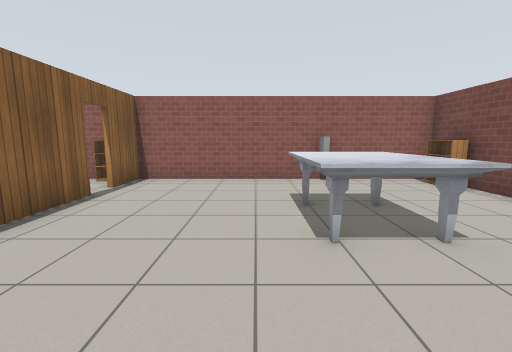
view 1 (above)

22 first-person views from a walk through a world built for the Gazebo simulator. The camera is 1.2 m above the floor, tilts 8° down and sees 90° across. The floor is counted in squares, 1 m on a side. Each view is taken from the middle of a square. On the plan, view 1 faces up. The plan holds only what a view shows up to about 12 squares ahead; the rest is blank. Simple patterns stand in for the simulator's built-in surfaces.

view 2
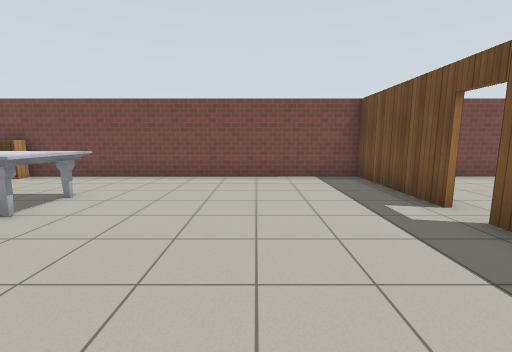

view 3
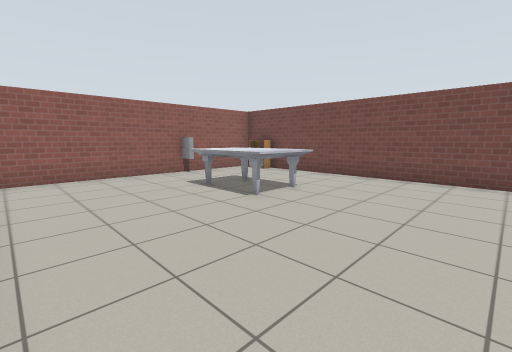

view 4
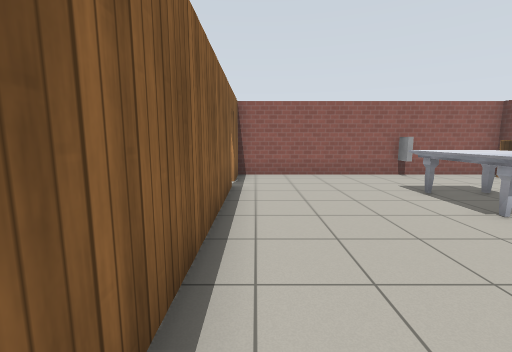

view 5
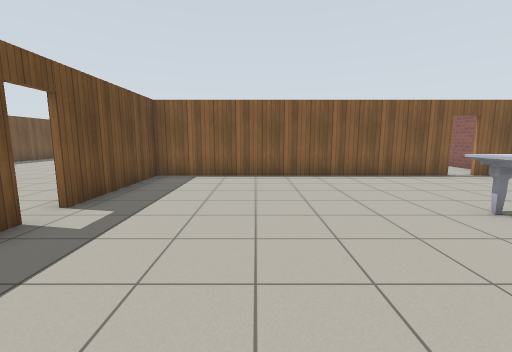

view 6
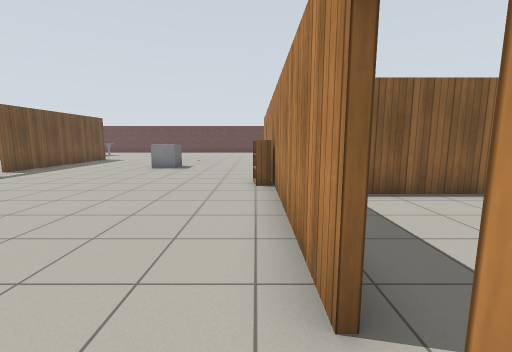

view 7
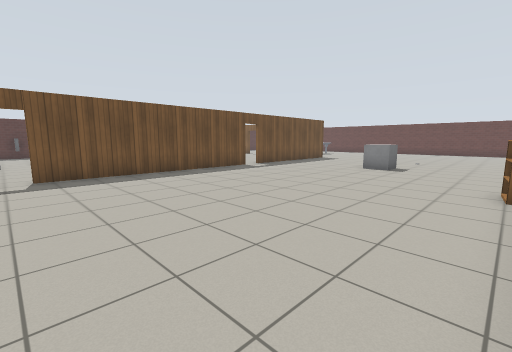

view 8
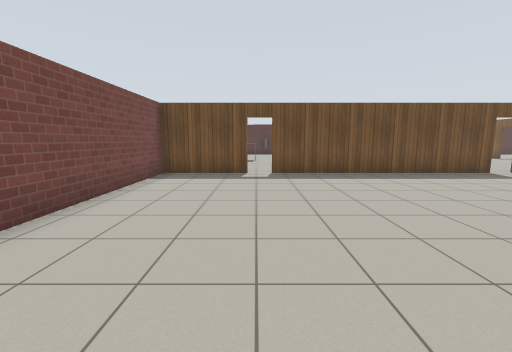

view 9
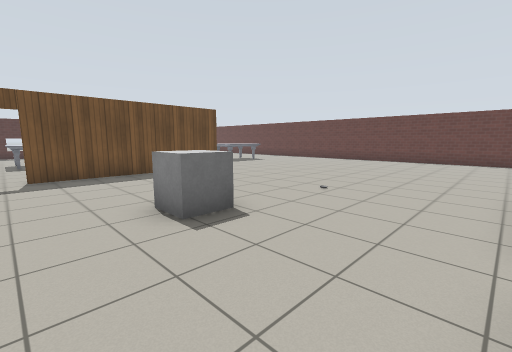

view 10
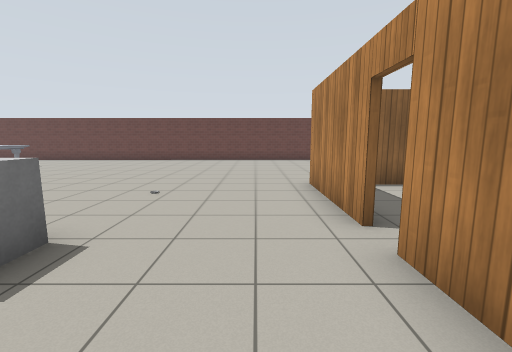

view 11
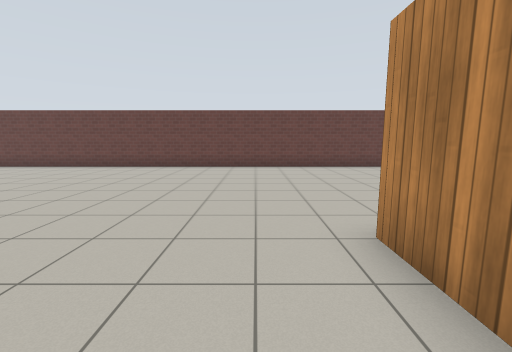

view 12
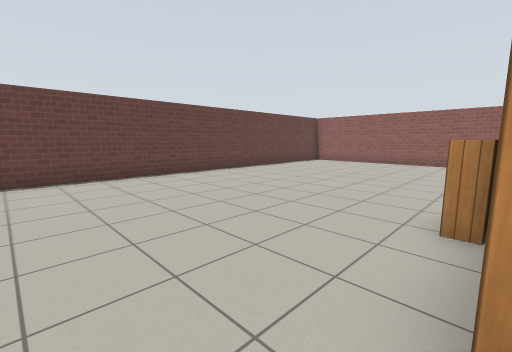

view 13
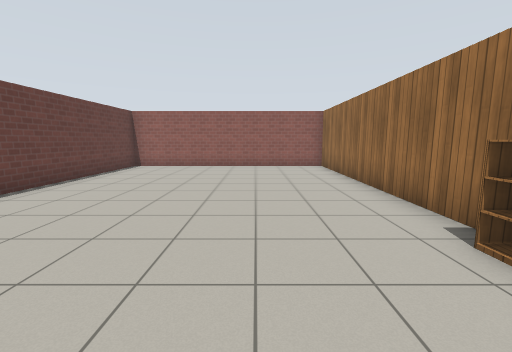

view 14
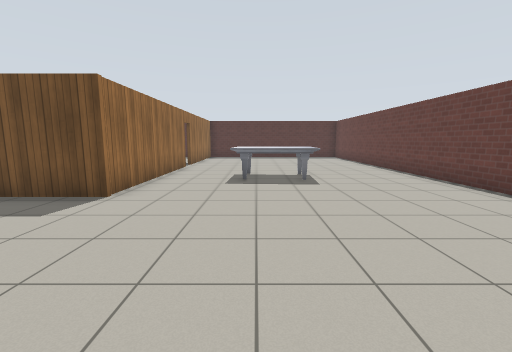

view 15
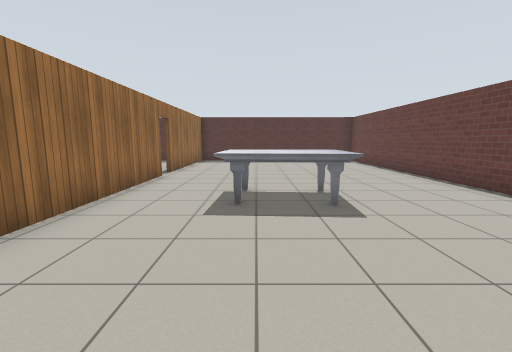

view 16
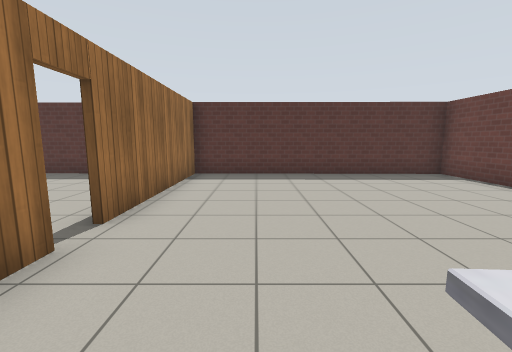

view 17
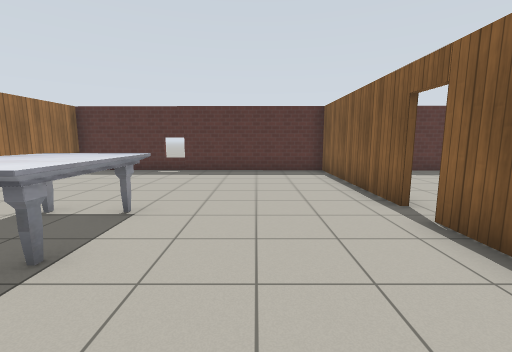

view 18
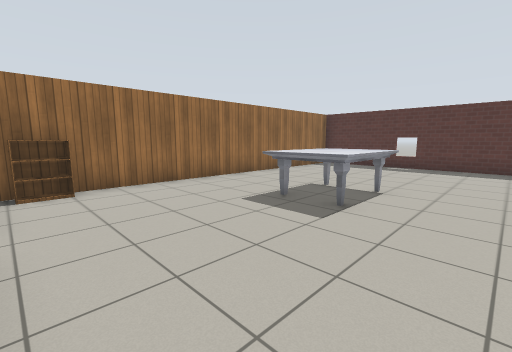

view 19
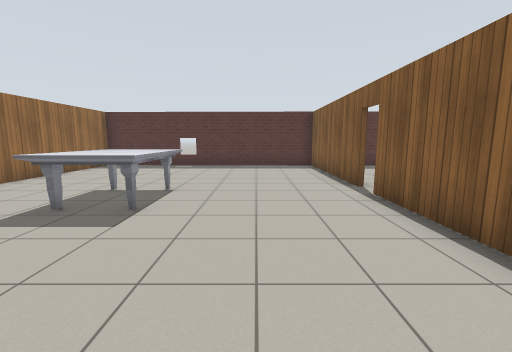

view 20
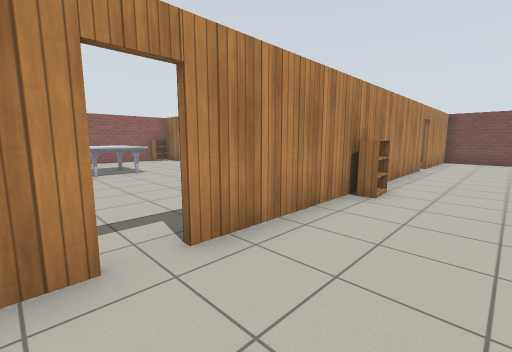

view 21
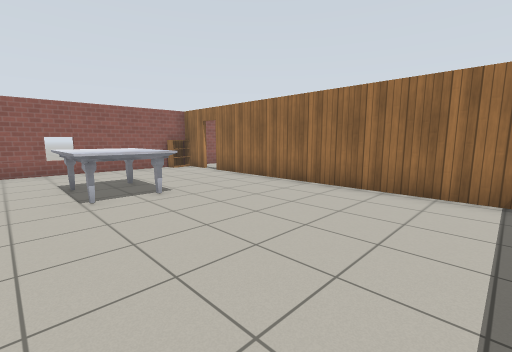

view 22
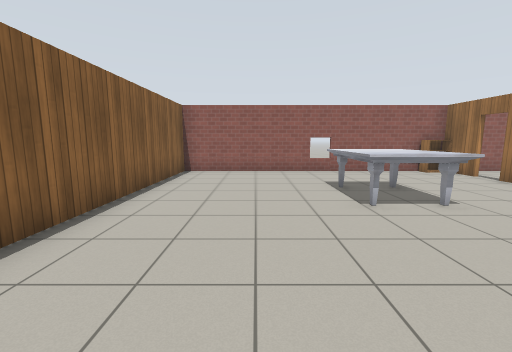

### Floor plan
Points are (right, up) in squares from view 1. A wall is a line through its corners. A room is listed if a view was taken in it or the views show most of it. See-through windows are left out.
Room 1 (views 1, 2, 3, 4, 5)
walls: (-3.6, 5.6) (-3.6, -4.4) (0.6, -4.4); (1.4, -4.4) (5.4, -4.4) (5.4, 7.9) (-3.6, 7.9) (-3.6, 6.4)
ways out: open door at (1, -4.5) to room 2; open door at (-4, 6) to room 4
objects: marble table (1, 3) to (2, 5); window (2, 8); bookshelf (5, 7)
Room 2 (views 6, 7, 8, 9, 10, 11, 12, 13, 14, 15, 16, 20)
walls: (-10.4, -4.5) (-14.1, -4.5); (-14, -1.1) (-13.9, 7.9) (-22.6, 7.9) (-22.6, -27.1) (-13.8, -27.2) (-13.8, -21.5); (-6.6, -14.3) (1.5, -14.3); (-13.8, -20.8) (-13.8, -14.3) (-7.4, -14.3); (0.6, -4.5) (-9.6, -4.5); (2.3, -14.3) (5.4, -14.3) (5.4, -6.1); (3.7, -4.5) (1.4, -4.5)
ways out: open door at (1, -4.5) to room 1; open door at (-14, -21) to room 3; open door at (-7, -14) to room 3; open door at (-10, -4.5) to room 4; open door at (2, -14)
objects: marble table (-19, -18) to (-16, -17); other object (-10, -9) to (-9, -9); bookshelf (-5, -5)
Room 3 (views 17, 18, 19)
walls: (-13.7, -21.5) (-13.7, -27.2) (-3.9, -27.3) (-3.9, -16.4); (-13.7, -17.5) (-13.7, -20.8)
ways out: open door at (-14, -21) to room 2; open door at (-7, -14) to room 2
objects: marble table (-9, -21) to (-7, -19)
Room 4 (views 21, 22)
walls: (-3.8, 6.4) (-3.8, 7.9) (-13.9, 7.9); (-3.8, -3.1) (-3.8, 5.6); (-13.8, 7.9) (-13.8, 0.7)
ways out: open door at (-4, 6) to room 1; open door at (-10, -4.5) to room 2
objects: bookshelf (-14, -2); marble table (-9, 2) to (-7, 5)

Where each view was taken, in squares from view 1:
view 1: 0 up, 0 right, facing up
view 2: 1 down, 3 left, facing right
view 3: 1 down, 3 left, facing up-right
view 4: 1 down, 3 left, facing up
view 5: 1 down, 5 right, facing left
view 6: 5 down, 2 right, facing left
view 7: 5 down, 2 right, facing down-left
view 8: 5 down, 2 right, facing down
view 9: 5 down, 7 left, facing down-left
view 10: 6 down, 7 left, facing left
view 11: 6 down, 11 left, facing left
view 12: 6 down, 14 left, facing up-left
view 13: 4 down, 17 left, facing up
view 14: 9 down, 17 left, facing down
view 15: 12 down, 17 left, facing down
view 16: 18 down, 16 left, facing down
view 17: 17 down, 11 left, facing down
view 18: 15 down, 11 left, facing down-right
view 19: 15 down, 11 left, facing down
view 20: 7 down, 11 left, facing up-right
view 21: 3 down, 10 left, facing up-right
view 22: 2 down, 11 left, facing up
